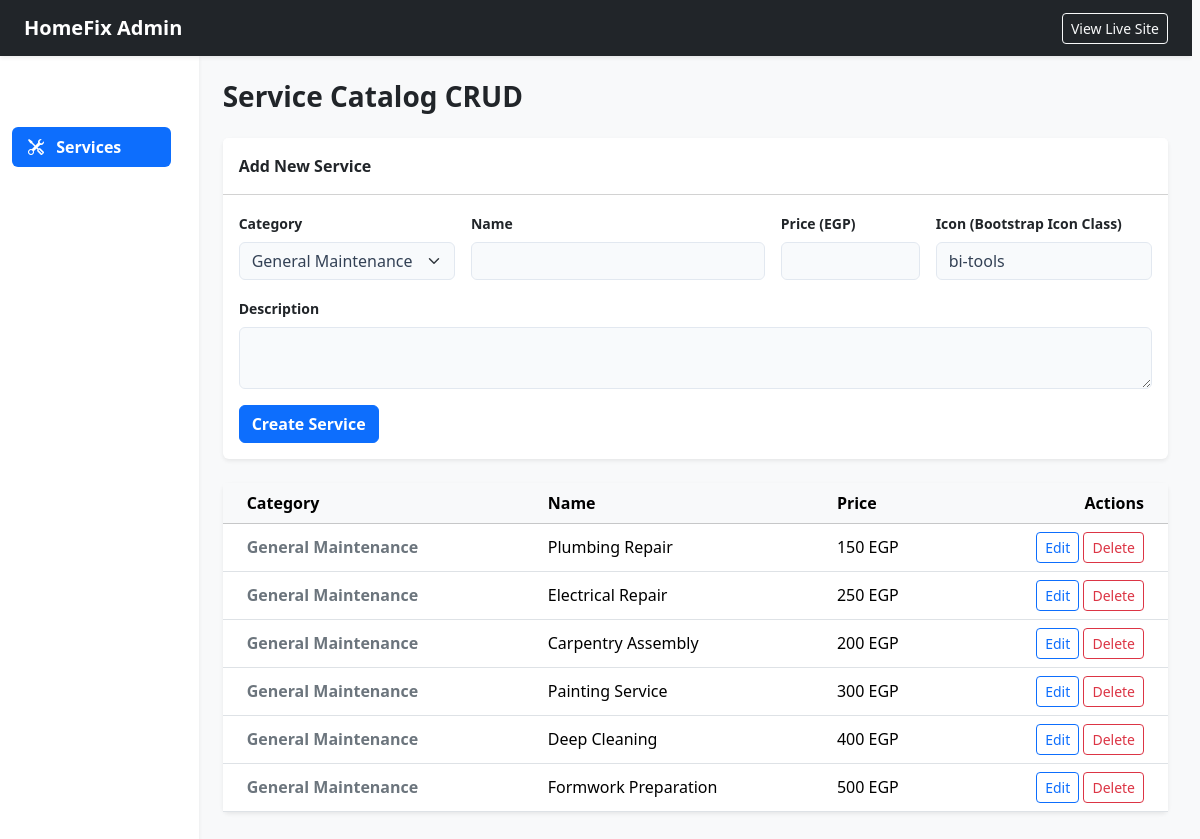
The app's page /admin/manage_services.php (signed in) with its own data.
### tables this page shows
CREATE TABLE IF NOT EXISTS services (
    id INT PRIMARY KEY AUTO_INCREMENT,
    category_id INT DEFAULT NULL,
    name VARCHAR(150) NOT NULL,
    description TEXT,
    price DECIMAL(10, 2) NOT NULL,
    image_icon VARCHAR(255) DEFAULT 'bi-tools',
    created_at TIMESTAMP DEFAULT CURRENT_TIMESTAMP,
    FOREIGN KEY (category_id) REFERENCES categories(category_id) ON DELETE SET NULL
);

CREATE TABLE IF NOT EXISTS categories (
    category_id INT PRIMARY KEY AUTO_INCREMENT,
    category_name VARCHAR(100) NOT NULL,
    description TEXT
);

### admin/manage_services.php (the view, shortened to what this page needs)
<?php
global $connection;
$error = ''; $success = ''; $edit_id = null; $edit_service = null;
$services = mysqli_query($connection, "SELECT s.*, c.category_name as cat_name
      FROM services s
    JOIN categories c ON s.category_id = c.category_id
     ORDER BY c.category_name ASC");
$categories = mysqli_query($connection, "SELECT * FROM categories");
?>
<!DOCTYPE html>
<html lang="en" data-bs-theme="light">
<head>
    <link href="https://cdn.jsdelivr.net/npm/bootstrap@5.3.3/dist/css/bootstrap.min.css" rel="stylesheet">
    <link rel="stylesheet" href="https://cdn.jsdelivr.net/npm/bootstrap-icons@1.11.3/font/bootstrap-icons.min.css">
    <link rel="stylesheet" href="../Frontend/style.css">
</head>
<body class="bg-light">
    <nav class="navbar navbar-expand-lg navbar-dark bg-dark shadow-sm">
        <div class="container-fluid px-4">
            <a class="navbar-brand fw-bold" href="index.php">HomeFix Admin</a>
            <div class="ms-auto"><a href="../Frontend/index.php" class="btn btn-outline-light btn-sm">View Live Site</a></div>
        </div>
    </nav>
    <div class="container-fluid">
        <div class="row">
            <div class="col-md-2 bg-white min-vh-100 shadow-sm py-4">
                <div class="nav flex-column nav-pills me-3">
                    <a class="nav-link text-dark mb-2" href="index.php"><i class="bi bi-speedometer2 me-2"></i> Dashboard</a>
                    <a class="nav-link active fw-bold mb-2" href="manage_services.php"><i class="bi bi-tools me-2"></i> Services</a>
                    <a class="nav-link text-dark mb-2" href="manage_users.php"><i class="bi bi-people me-2"></i> Users</a>
                </div>
            </div>
            <main class="col-md-10 py-4 px-4">
                <h1 class="h3 fw-bold text-dark mb-4">Service Catalog CRUD</h1>
                <div class="card border-0 shadow-sm mb-4">
                    <div class="card-header bg-white fw-bold py-3"><?php echo $edit_id ? 'Update Service' : 'Add New Service'; ?></div>
                    <div class="card-body">
                        <form method="POST">
                            <div class="row g-3 mb-3">
                                <div class="col-md-3">
                                    <label class="form-label small fw-bold">Category</label>
                                    <select name="category_id" class="form-select" required>
                                        <?php while($cat = mysqli_fetch_assoc($categories)): ?>
                                            <option value="<?php echo $cat['category_id']; ?>" <?php echo ($edit_service && $edit_service['category_id'] == $cat['category_id']) ? 'selected' : ''; ?>>
                                                <?php echo htmlspecialchars($cat['category_name']); ?>
                                            </option>
                                        <?php endwhile; ?>
                                    </select>
                                </div>
                                <div class="col-md-4">
                                    <label class="form-label small fw-bold">Name</label>
                                    <input type="text" name="name" class="form-control" required value="<?php echo $edit_service ? htmlspecialchars($edit_service['name']) : ''; ?>">
                                </div>
                                <div class="col-md-2">
                                    <label class="form-label small fw-bold">Price (EGP)</label>
                                    <input type="number" name="price" class="form-control" required value="<?php echo $edit_service ? htmlspecialchars($edit_service['price']) : ''; ?>">
                                </div>
                                <div class="col-md-3">
                                    <label class="form-label small fw-bold">Icon (Bootstrap Icon Class)</label>
                                    <input type="text" name="image_icon" class="form-control" value="<?php echo $edit_service ? htmlspecialchars($edit_service['image_icon']) : 'bi-tools'; ?>">
                                </div>
                            </div>
                            <div class="mb-3">
                                <label class="form-label small fw-bold">Description</label>
                                <textarea name="description" class="form-control" rows="2"><?php echo $edit_service ? htmlspecialchars($edit_service['description']) : ''; ?></textarea>
                            </div>
                            <button type="submit" class="btn btn-primary fw-bold"><?php echo $edit_id ? 'Save Changes' : 'Create Service'; ?></button>
                        </form>
                    </div>
                </div>
                <div class="card border-0 shadow-sm">
                    <table class="table table-hover align-middle mb-0">
                        <thead class="table-light"><tr><th class="ps-4">Category</th><th>Name</th><th>Price</th><th class="text-end pe-4">Actions</th></tr></thead>
                        <tbody>
                            <?php while($s = mysqli_fetch_assoc($services)): ?>
                                <tr>
                                    <td class="ps-4 fw-bold text-secondary"><?php echo htmlspecialchars($s['cat_name']); ?></td>
                                    <td><?php echo htmlspecialchars($s['name']); ?></td>
                                    <td><?php echo number_format($s['price']); ?> EGP</td>
                                    <td class="text-end pe-4">
                                        <a href="?edit=<?php echo $s['id']; ?>" class="btn btn-sm btn-outline-primary">Edit</a>
                                        <a href="?delete=<?php echo $s['id']; ?>" class="btn btn-sm btn-outline-danger" onclick="return confirm('Purge service?')">Delete</a>
                                    </td>
                                </tr>
                            <?php endwhile; ?>
                        </tbody>
                    </table>
                </div>
            </main>
        </div>
    </div>
</body>
</html>

### Frontend/style.css (style rules this page uses)
:root { --corporate-navy: #0f172a; --accent-blue: #0d6efd; --teal-highlight: #17a2b8; --pro-bg-light: #f8fafc; --border-soft: #e2e8f0; --text-main: #334155; --card-bg: #ffffff; --radius-xl: 16px; --transition-base: all 0.3s cubic-bezier(0.4, 0, 0.2, 1); --section-spacing: clamp(4rem, 10vh, 8rem); }
html { scroll-behavior: smooth; scrollbar-gutter: stable; }
body { font-family: system-ui, -apple-system, sans-serif; background-color: var(--pro-bg-light); color: var(--text-main); overflow-x: hidden; transition: var(--transition-base); }
.nav-link { font-weight: 500; color: rgba(255,255,255,0.8) !important; transition: var(--transition-base); }
.nav-link:hover, .nav-link.active { color: #fff !important; transform: translateY(-1px); }
.form-control, .form-select { background-color: var(--pro-bg-light) !important; border: 1px solid var(--border-soft) !important; color: var(--text-main) !important; }

### records on screen
services: category.category_name "General Maintenance", name "Plumbing Repair", price "150"
services: category.category_name "General Maintenance", name "Electrical Repair", price "250"
services: category.category_name "General Maintenance", name "Carpentry Assembly", price "200"
services: category.category_name "General Maintenance", name "Painting Service", price "300"
services: category.category_name "General Maintenance", name "Deep Cleaning", price "400"
services: category.category_name "General Maintenance", name "Formwork Preparation", price "500"

### other values on screen
form field category_id "General Maintenance"
